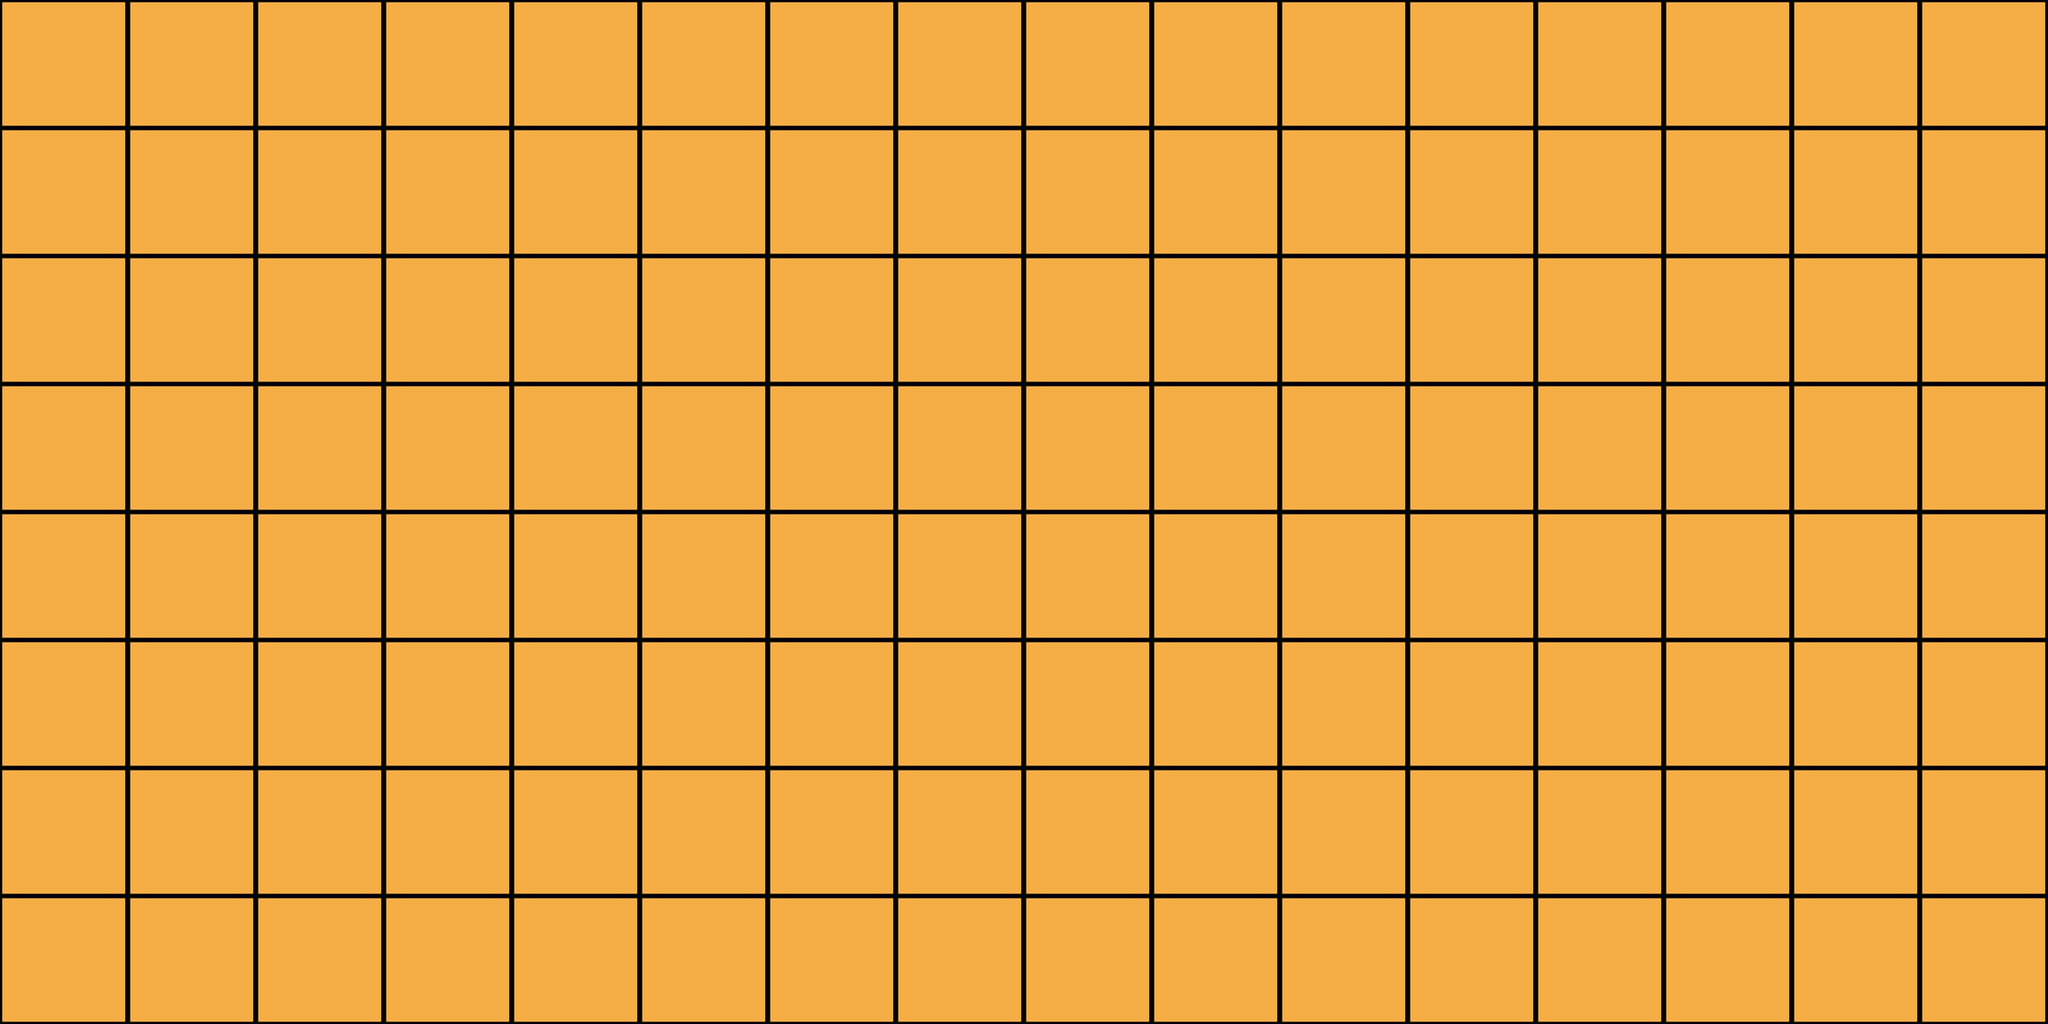

This game map was drawn from its Tiled (.tmx) file and the tilesets committed beside it. A one-line description and the trimmed map source follow:
An orthogonal 16x8 tile map with 512x512 px tiles, 1 tile layer (Tile Layer 1).

<map version="1.0" orientation="orthogonal" width="16" height="8" tilewidth="512" tileheight="512">
 <tileset firstgid="1" name="bg@2x" tilewidth="512" tileheight="512">
  <image source="bg@2x.png" width="512" height="512" />
 </tileset>
 <layer name="Tile Layer 1" width="16" height="8">
  <data>[128 cells, 128 non-empty, 1 distinct tile ids]</data>
 </layer>
</map>
